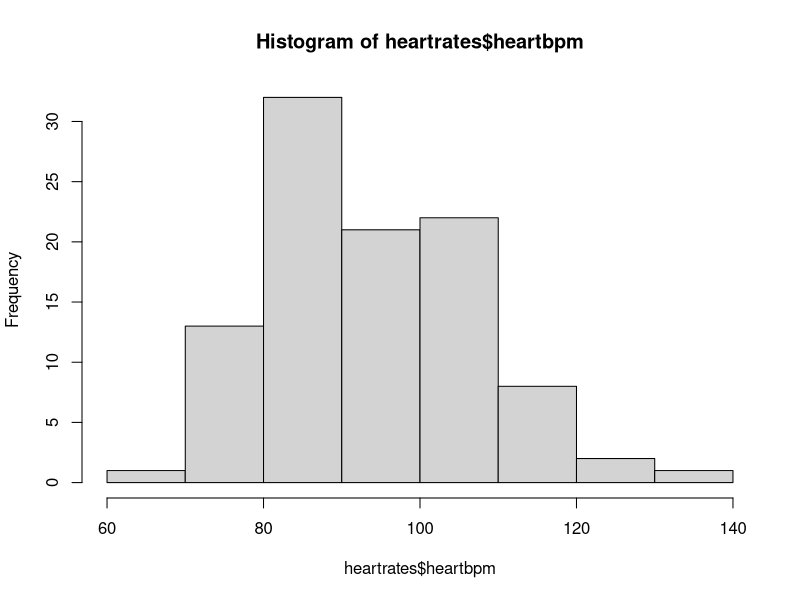
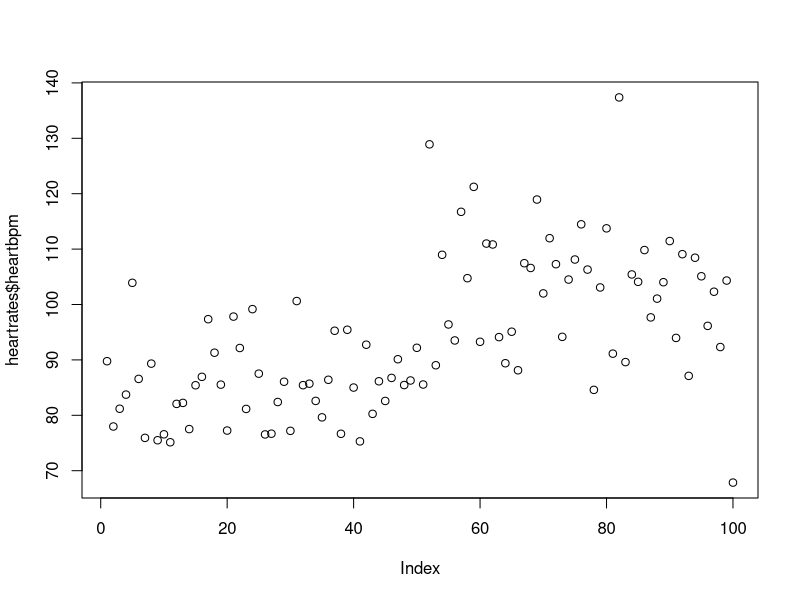
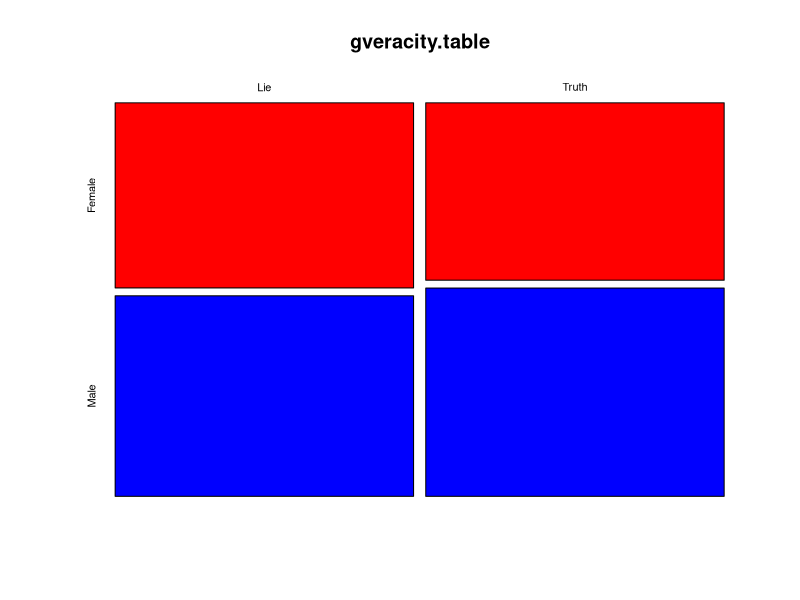

R code for these plots, in order:
setwd("~/SDSU CLASSES/FALL 2021/MIS 620/ASSIGNMENT 1")

# Question 1, Load suspect heartrate data file
heartrates <- read.csv("suspectheartrates.csv", stringsAsFactors = F)

# Question 2, Columns and data types, Question 3, Number of suspects
str(heartrates)
names(heartrates)

# Question 4, average, min, max, median
summary(heartrates$heartbpm)
mean(heartrates$heartbpm)
min(heartrates$heartbpm)
max(heartrates$heartbpm)
median(heartrates$heartbpm)


#Question 5 histogram and scatterplot of heartrates
hist(heartrates$heartbpm)
plot(heartrates$heartbpm)

#Question 6 average age of suspect
mean(heartrates$age)

#Question 7 males and females
heartrates.F <- heartrates[heartrates$sex == "Female",]
heartrates.M <- heartrates[heartrates$sex == "Male",]
str(heartrates.F)
str(heartrates.M)

#Question 8 truthtellers and liars
truth <- heartrates[heartrates$veracity == "Truth",]
liar <- heartrates[heartrates$veracity == "Lie",]
str(truth)
str(liar)

#Question 10 testing hypothesis 1
gveracity.table <- table(as.factor(heartrates$veracity), as.factor(heartrates$sex))
gveracity.table
hyp1 <- chisq.test(gveracity.table)
hyp1$expected

#Question 11 testing hypothesis 2
install.packages("TeachingDemos")
library(TeachingDemos)
z.test(liar$heartbpm, 94, sd(liar$heartbpm), alternative = "greater")

#Question 12 visual for hyp 1
plot(gveracity.table, col = c("red", "blue"))

#extra
sum(with(liar, heartbpm > 94))
greater <- liar[liar$heartbpm > 94,]
str(greater)
